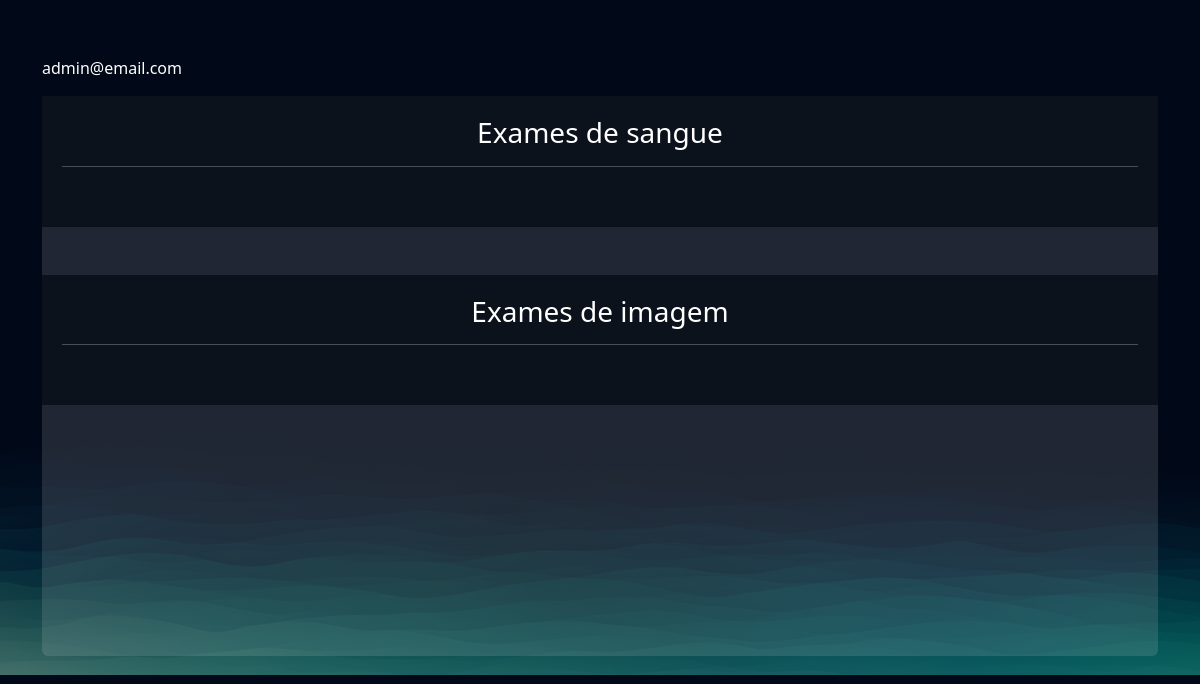
The page /empresarial/cliente/3 (signed in) on the database as committed earlier.
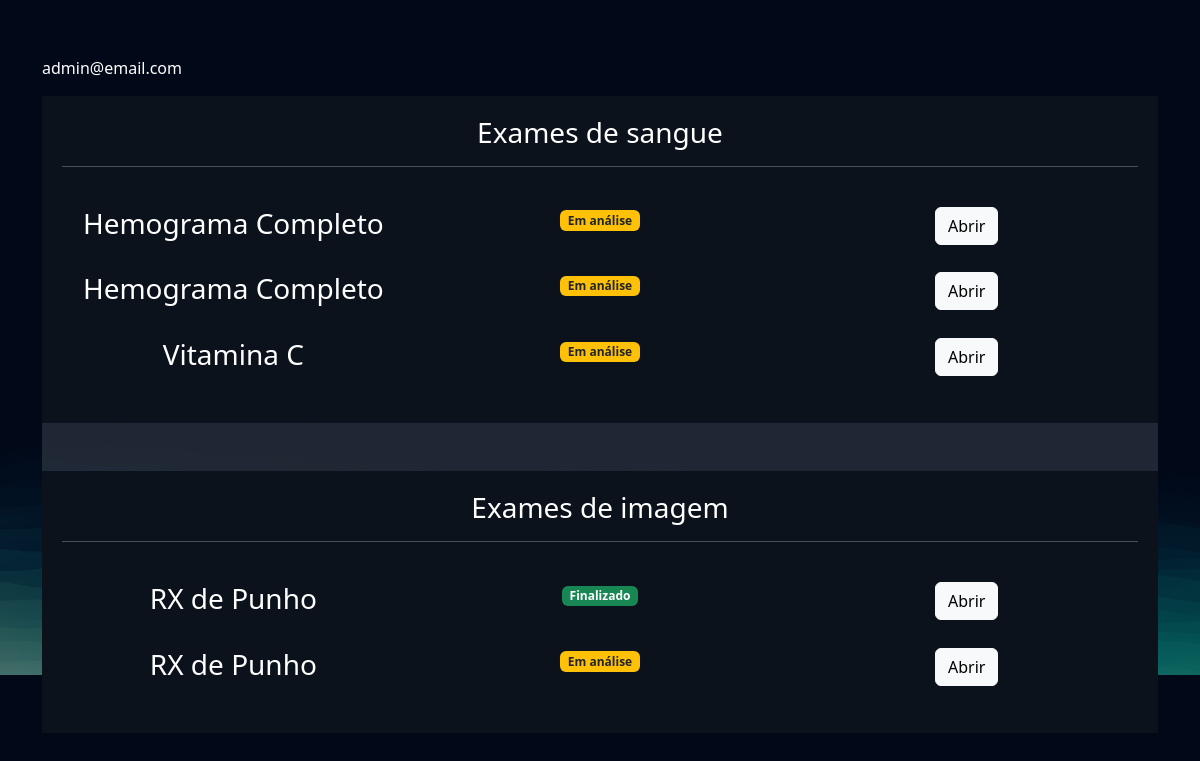
The same page on the database as committed later.
### exames/models.py (models this page shows, shortened)
class SolicitacaoExame(models.Model):
    choice_status = (
        ('E', 'Em análise'),
        ('F', 'Finalizado')
    )
    usuario = models.ForeignKey(User, on_delete=models.DO_NOTHING)
    exame = models.ForeignKey(TiposExames, on_delete=models.DO_NOTHING)
    status = models.CharField(max_length=2, choices=choice_status)
    resultado = models.FileField(upload_to="resultados", null=True, blank=True)
    requer_senha = models.BooleanField(default=False)
    senha = models.CharField(max_length=6, null=True, blank=True)
    def badge_template(self):
        if self.status == 'E':
            classes = 'bg-warning text-dark'
            texto = "Em análise"
        elif self.status == 'F':
            classes = 'bg-success'
            texto = "Finalizado"
        return mark_safe(f'<span class="badge {classes}">{texto}</span>')

class TiposExames(models.Model):
    tipo_choices = (
        ('I', 'Exames de Imagem'),
        ('S', 'Exames de Sangue')
    )
    nome = models.CharField(max_length=50)
    tipo = models.CharField(max_length=1)
    preco = models.FloatField()
    disponivel = models.BooleanField(default=True)
    horario_inicial = models.IntegerField()
    horario_final = models.IntegerField()

### empresarial/views.py (the view)
# urls.py: path('cliente/<int:cliente_id>', views.cliente, name="cliente"),
@staff_member_required
def cliente(request, cliente_id):
    cliente = User.objects.get(id=cliente_id)
    exames = SolicitacaoExame.objects.filter(usuario=cliente)
    return render(request, 'cliente.html', {'cliente': cliente, 'exames': exames})

### empresarial/templates/cliente.html (shortened to what this page needs)
{% extends "bases/base.html" %}
{% load static %}
{% block 'head' %}
    <link href="{% static 'exames/css/css.css' %}" rel="stylesheet">
    <link href="{% static 'exames/css/gerenciar_pedidos.css' %}" rel="stylesheet">
    <link href="{% static 'exames/css/gerenciar_exames.css' %}" rel="stylesheet">
{% endblock 'head' %}
{% block 'conteudo' %}
    <br>
    <br>
    <div class="container">
        <p>{{cliente.email}}</p>
        <div class="card card-view">
            <div class="sub-card">
                <h3>Exames de sangue</h3>
                <hr>
                <br>
                {% for exame in exames  %}
                    {% if  exame.exame.tipo == 'S'%}
                        <div class="row">
                            <div class="col-md"><h3>{{exame.exame.nome}}</h3></div>
                            <div class="col-md">{{exame.badge_template}}</div>
                            <div class="col-md">
                                <a href="{% url "exame_cliente" exame.id %}" class="btn btn-light">Abrir</a>
                            </div>
                        </div>
                        <br>
                    {% endif %}
                {% endfor %}
            </div>
            <br>
            <br>
            <div class="sub-card">
                <h3>Exames de imagem</h3>
                <hr>
                <br>
                {% for exame in exames  %}
                    {% if  exame.exame.tipo == 'I'%}
                        <div class="row">
                            <div class="col-md"><h3>{{exame.exame.nome}}</h3></div>
                            <div class="col-md">{{exame.badge_template}}</div>
                            <div class="col-md"><a href="{% url "exame_cliente" exame.id %}" class="btn btn-light">Abrir</a></div>
                        </div>
                        <br>
                    {% endif %}
                {% endfor %}
            </div>
        </div>
    </div>
{% endblock 'conteudo' %}

Rows that differ between the two databases and show on the page:
added SolicitacaoExame: exame.nome "Hemograma Completo", badge_template "Em análise", shown under "Exames de sangue"
added SolicitacaoExame: exame.nome "Hemograma Completo", badge_template "Em análise", shown under "Exames de sangue"
added SolicitacaoExame: exame.nome "Vitamina C", badge_template "Em análise", shown under "Exames de sangue"
added SolicitacaoExame: exame.nome "RX de Punho", badge_template "Finalizado", shown under "Exames de imagem"
added SolicitacaoExame: exame.nome "RX de Punho", badge_template "Em análise", shown under "Exames de imagem"
